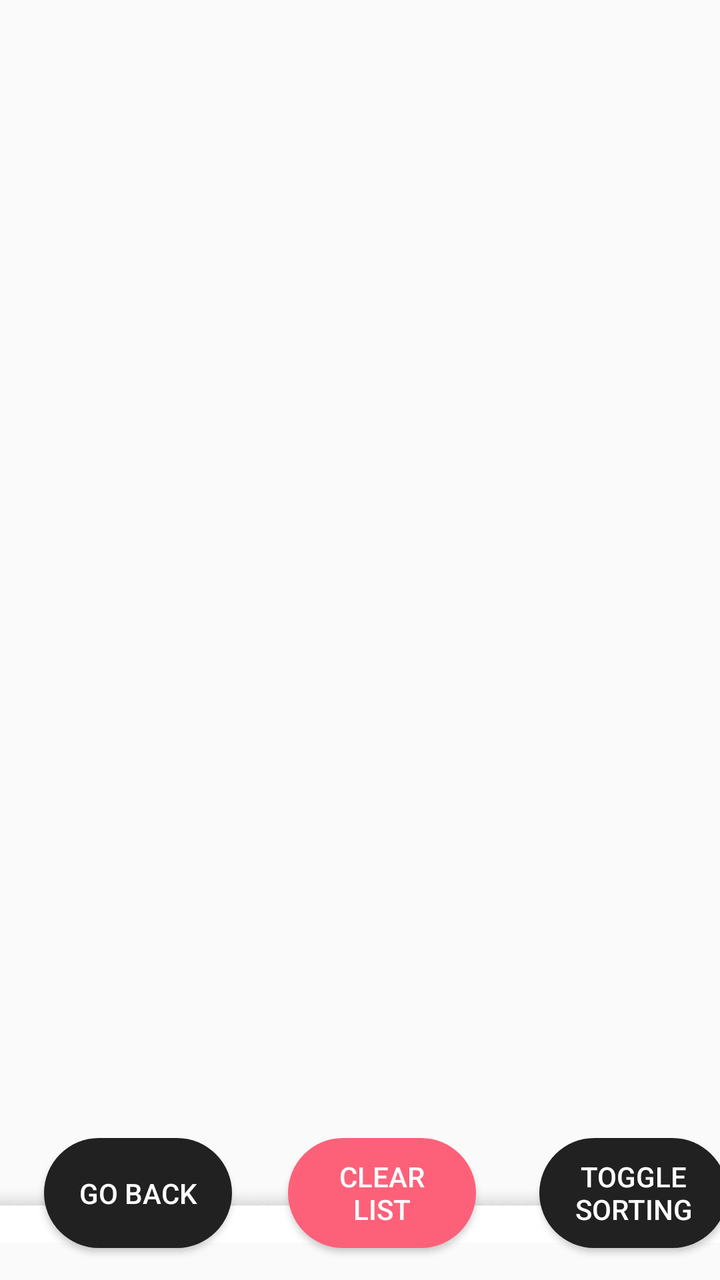
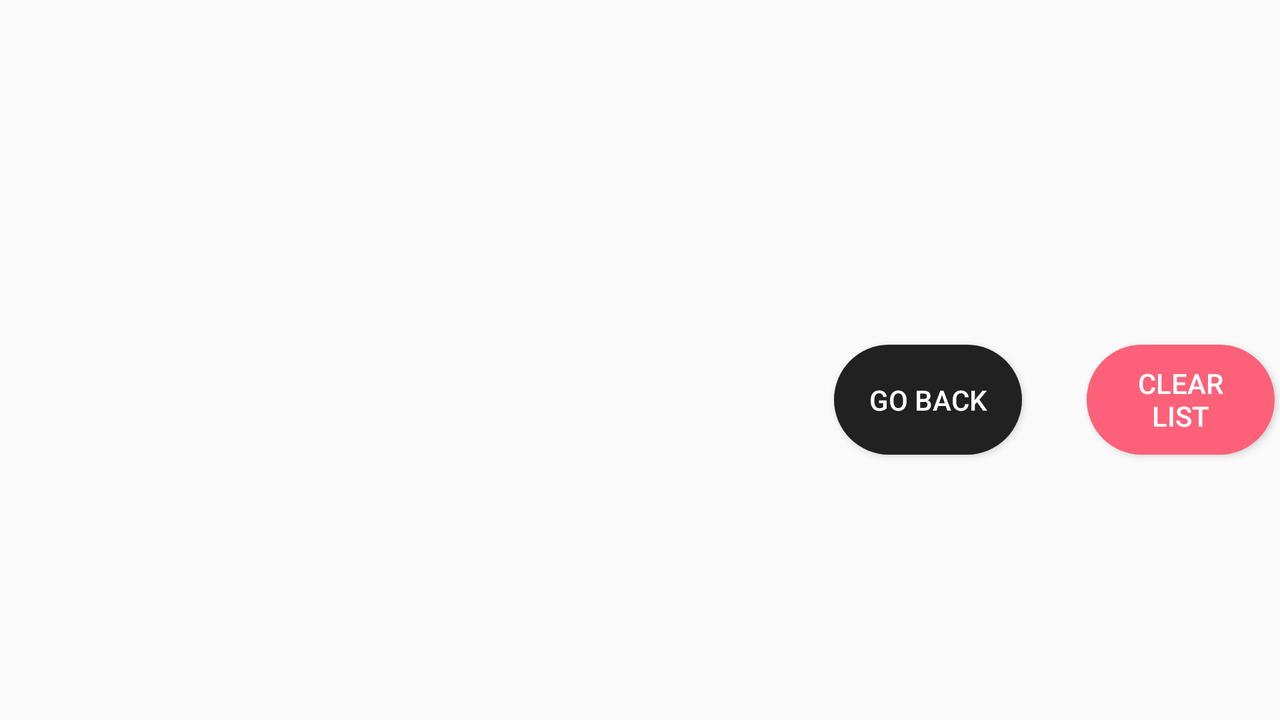

Two renders of one Android screen. The first uses the default layout on a phone; the second uses the alternative layout the repository ships for a different screen configuration, on a matching device. The two XML files are below.
<!-- AndroidManifest.xml: application theme AppTheme -->
<!-- res/layout/saved_data_activity.xml -->
<?xml version="1.0" encoding="utf-8"?>
<androidx.constraintlayout.widget.ConstraintLayout xmlns:android="http://schemas.android.com/apk/res/android"
    xmlns:app="http://schemas.android.com/apk/res-auto"
    xmlns:tools="http://schemas.android.com/tools"
    android:layout_width="match_parent"
    android:layout_height="match_parent"
    android:orientation="vertical">


    <ImageView
        android:id="@+id/imageView"
        android:layout_width="416dp"
        android:layout_height="73dp"
        app:layout_constraintBottom_toBottomOf="parent"
        app:layout_constraintEnd_toEndOf="parent"
        app:layout_constraintHorizontal_bias="0.888"
        app:layout_constraintStart_toStartOf="parent"
        app:layout_constraintTop_toTopOf="parent"
        app:layout_constraintVertical_bias="0.995"
        app:srcCompat="@drawable/bar_new" />

    <ListView
        android:id="@+id/mainList"
        android:layout_width="382dp"
        android:layout_height="589dp"
        app:layout_constraintBottom_toTopOf="@+id/buttonClearList"
        app:layout_constraintEnd_toEndOf="parent"
        app:layout_constraintHorizontal_bias="0.326"
        app:layout_constraintStart_toStartOf="parent"
        app:layout_constraintTop_toTopOf="parent" />

    <Button
        android:id="@+id/buttonClearList"
        android:layout_width="94dp"
        android:layout_height="55dp"
        android:layout_marginStart="28dp"
        android:layout_marginLeft="28dp"
        android:background="@drawable/rounded_button_red"
        android:text="Clear\nList"
        android:textColor="#ffffff"
        app:layout_constraintBottom_toBottomOf="parent"
        app:layout_constraintStart_toEndOf="@+id/buttonGoBack"
        app:layout_constraintTop_toTopOf="@+id/imageView"
        app:layout_constraintVertical_bias="0.238" />

    <Button
        android:id="@+id/buttonGoBack"
        android:layout_width="94dp"
        android:layout_height="55dp"
        android:background="@drawable/rounded_button"
        android:text="Go Back"
        android:textColor="#ffffff"
        app:layout_constraintBottom_toBottomOf="parent"
        app:layout_constraintEnd_toEndOf="parent"
        app:layout_constraintHorizontal_bias="0.083"
        app:layout_constraintStart_toStartOf="parent"
        app:layout_constraintTop_toTopOf="@+id/imageView"
        app:layout_constraintVertical_bias="0.238" />

    <Button
        android:id="@+id/buttonSortList"
        android:layout_width="94dp"
        android:layout_height="55dp"
        android:layout_marginStart="32dp"
        android:layout_marginLeft="32dp"
        android:layout_marginBottom="16dp"
        android:background="@drawable/rounded_button"
        android:text="Toggle\nSorting"
        android:textColor="#ffffff"
        app:layout_constraintBottom_toBottomOf="parent"
        app:layout_constraintEnd_toEndOf="parent"
        app:layout_constraintHorizontal_bias="0.139"
        app:layout_constraintStart_toEndOf="@+id/buttonClearList"
        app:layout_constraintTop_toBottomOf="@+id/_dynamic"
        app:layout_constraintVertical_bias="0.515" />

</androidx.constraintlayout.widget.ConstraintLayout>
<!-- resources referenced by this layout -->
<resources>
  <!-- drawable bar_new: png bitmap (drawable, 20683 bytes) -->
  <!-- drawable rounded_button (drawable) -->
  <?xml version="1.0" encoding="UTF-8"?>
  <shape xmlns:android="http://schemas.android.com/apk/res/android">
      <solid android:color="#212121"/>
      <corners android:radius="30dp"/>
      <padding android:left="0dp" android:top="0dp" android:right="0dp" android:bottom="0dp" />
  </shape>
  <!-- drawable rounded_button_red (drawable) -->
  <?xml version="1.0" encoding="UTF-8"?>
  <shape xmlns:android="http://schemas.android.com/apk/res/android">
      <solid android:color="#FD6179"/>
      <corners android:radius="30dp"/>
      <padding android:left="0dp" android:top="0dp" android:right="0dp" android:bottom="0dp" />
  </shape>
  <style name="AppTheme" parent="Theme.AppCompat.Light.DarkActionBar">
          
          <item name="colorPrimary">@color/colorPrimary</item>
          <item name="colorPrimaryDark">@color/colorPrimaryDark</item>
          <item name="colorAccent">@color/colorAccent</item>
      </style>
  <color name="colorPrimary">#43a047</color>
  <color name="colorPrimaryDark">#00701a</color>
  <color name="colorAccent">#212121</color>
</resources>
<!-- res/layout-land/saved_data_activity.xml (the repository's variant of the layout above) -->
<!-- drawn on the phone turned sideways -->
<?xml version="1.0" encoding="utf-8"?>
<androidx.constraintlayout.widget.ConstraintLayout xmlns:android="http://schemas.android.com/apk/res/android"
    xmlns:app="http://schemas.android.com/apk/res-auto"
    xmlns:tools="http://schemas.android.com/tools"
    android:layout_width="match_parent"
    android:layout_height="match_parent"
    android:orientation="vertical">


    <ListView
        android:id="@+id/mainList"
        android:layout_width="446dp"
        android:layout_height="318dp"
        app:layout_constraintBottom_toBottomOf="parent"
        app:layout_constraintEnd_toEndOf="parent"
        app:layout_constraintHorizontal_bias="0.121"
        app:layout_constraintStart_toStartOf="parent"
        app:layout_constraintTop_toTopOf="parent"
        app:layout_constraintVertical_bias="0.653" />

    <Button
        android:id="@+id/buttonClearList"
        android:layout_width="94dp"
        android:layout_height="55dp"
        android:layout_marginStart="32dp"
        android:layout_marginLeft="32dp"
        android:background="@drawable/rounded_button_red"
        android:text="Clear\nList"
        android:textColor="#ffffff"
        app:layout_constraintBottom_toBottomOf="parent"
        app:layout_constraintEnd_toEndOf="parent"
        app:layout_constraintHorizontal_bias="0.159"
        app:layout_constraintStart_toEndOf="@+id/buttonGoBack"
        app:layout_constraintTop_toTopOf="parent"
        app:layout_constraintVertical_bias="0.565" />

    <Button
        android:id="@+id/buttonGoBack"
        android:layout_width="94dp"
        android:layout_height="55dp"
        android:background="@drawable/rounded_button"
        android:text="Go Back"
        android:textColor="#ffffff"
        app:layout_constraintBottom_toBottomOf="parent"
        app:layout_constraintEnd_toEndOf="parent"
        app:layout_constraintHorizontal_bias="0.764"
        app:layout_constraintStart_toStartOf="parent"
        app:layout_constraintTop_toTopOf="parent"
        app:layout_constraintVertical_bias="0.565" />

</androidx.constraintlayout.widget.ConstraintLayout>
<!-- resources referenced by the variant -->
<!-- as the phone turned sideways resolves them -->
<resources>
  <!-- drawable rounded_button (drawable) -->
  <?xml version="1.0" encoding="UTF-8"?>
  <shape xmlns:android="http://schemas.android.com/apk/res/android">
      <solid android:color="#212121"/>
      <corners android:radius="30dp"/>
      <padding android:left="0dp" android:top="0dp" android:right="0dp" android:bottom="0dp" />
  </shape>
  <!-- drawable rounded_button_red (drawable) -->
  <?xml version="1.0" encoding="UTF-8"?>
  <shape xmlns:android="http://schemas.android.com/apk/res/android">
      <solid android:color="#FD6179"/>
      <corners android:radius="30dp"/>
      <padding android:left="0dp" android:top="0dp" android:right="0dp" android:bottom="0dp" />
  </shape>
  <style name="AppTheme" parent="Theme.AppCompat.Light.DarkActionBar">
          
          <item name="colorPrimary">@color/colorPrimary</item>
          <item name="colorPrimaryDark">@color/colorPrimaryDark</item>
          <item name="colorAccent">@color/colorAccent</item>
      </style>
  <color name="colorPrimary">#43a047</color>
  <color name="colorPrimaryDark">#00701a</color>
  <color name="colorAccent">#212121</color>
</resources>
